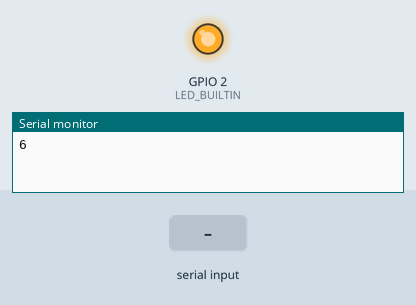
Simulated run of this sketch. Board: ESP8266 (NodeMCU). Shown: output pins drawn as LEDs (lit = HIGH, except the on-board LED, lit = LOW), the last lines printed to the serial monitor. The test bench sets the inputs (shaded band). WiFi joins after 1.5 s; servers stay silent unless stated.

Above: at 0.6 s.
At 3.2 s:
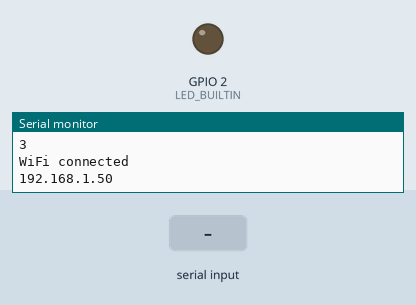
3.3 s: ".\n" received over Serial
Timing chart, 0 to 6.3 s (numbered marks = the images above; inputs shaded):
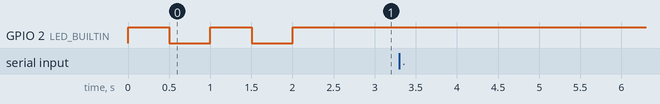

Measured:
- by itself, GPIO 2 (LED_BUILTIN): alternates HIGH for 0.50 s and LOW for 0.50 s, 4 changes in all, then stays HIGH

The sketch:

Connection_to_wifi.ino
```cpp
#include "ESP8266WiFi.h"
#include <ESP8266HTTPClient.h>
#include <string.h>
#include <WiFiClient.h>

const char* ssid = "iPhone (Jakub)";
const char* password = "wv5jgt6bxlji";
String serverName = "https://6735-78-11-141-174.eu.ngrok.io";
int c =10;
String stmData = "";

int sendPost(String data){
  if(WiFi.status()==WL_CONNECTED){
    WiFiClient client1;
    HTTPClient http;
    http.begin(client1, data.c_str());

    int httpResponse = http.GET();
    if(httpResponse>0){
      Serial.print("HTTP Response code:");
      Serial.println(httpResponse);
    } else {
      Serial.print("Error code: ");
      Serial.println(httpResponse);
    }
       http.end();
    }
    return 0;
}

void setup() {
  Serial.begin(9600);

  WiFi.begin(ssid, password);
  pinMode(LED_BUILTIN, OUTPUT);

  while (WiFi.status() != WL_CONNECTED){
    digitalWrite(LED_BUILTIN, HIGH);
    delay(500);
    Serial.println(WiFi.status());
    digitalWrite(LED_BUILTIN, LOW);
    delay(500);
  }
  Serial.println("");
  Serial.println("WiFi connected");
  Serial.println(WiFi.localIP());
}

void loop() {
  digitalWrite(LED_BUILTIN, HIGH);
  delay(500);
  if(Serial.available() > 0){
    stmData = Serial.readStringUntil('\r\n');
    Serial.println("Info from STM: "+stmData);
    Serial.println(sizeof(stmData));
  }
  delay(1000);
  String tempa = stmData.substring(0, 5);
  String huma = stmData.substring(6, 11);
  String hums = stmData.substring(12, 17);
//    String levels = stmData.substring(18, 23);

  if(tempa.substring(2,3) == "." && huma.substring(2,3) == "." && hums.substring(2,3)=="."){
    String path1 = serverName + "/temperature?" + tempa;
  String path2 = serverName + "/air_humidity?" + huma;
  String path3 = serverName + "/soil_humidity?" + hums;
  int a = sendPost(path1);
  int b = sendPost(path2);
  int c = sendPost(path3);
   }
    c--;
    stmData="";
    if(c==0){
      ESP.restart();
    }

}
```
